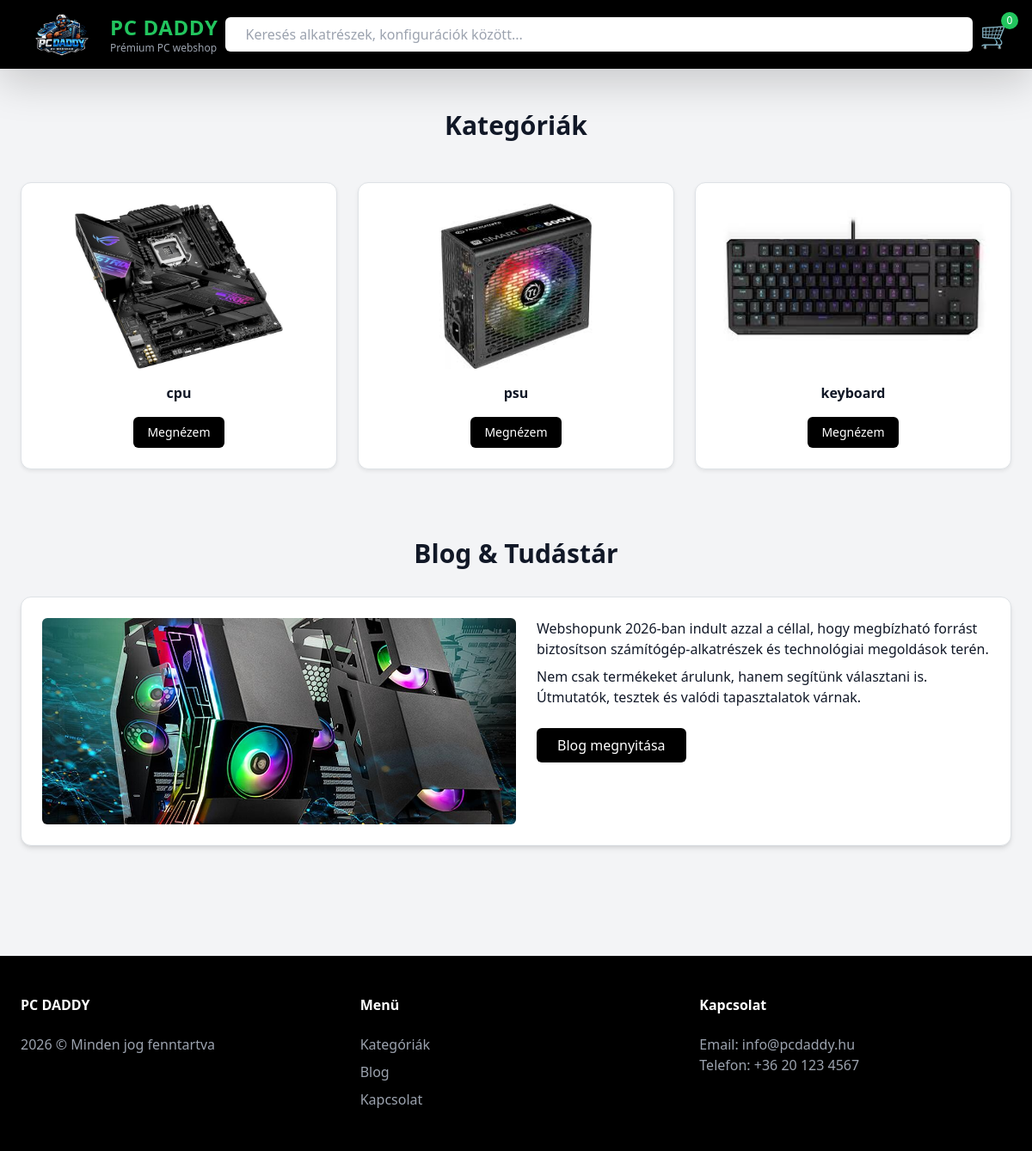
/, run on an earlier commit of the app's database.
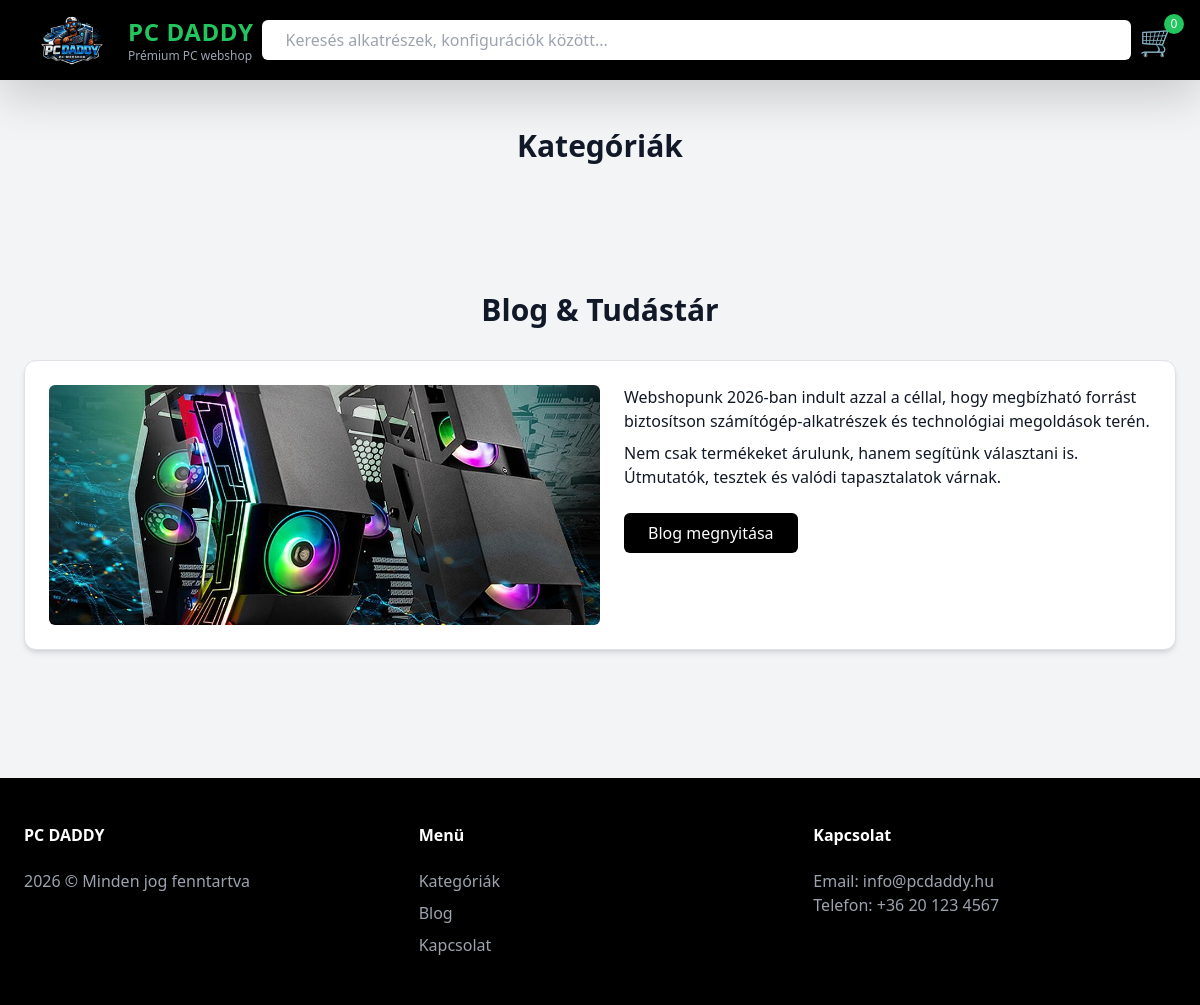
And on a later commit of the database.
### tables this page shows
CREATE TABLE categories (
    id INTEGER PRIMARY KEY AUTOINCREMENT,
    name TEXT NOT NULL UNIQUE,
    image TEXT
);

### app.py (the view)
@app.route("/")
def home():
    categories = get_all_categories()
    return render_template("home.html", categories=categories, items_amount = get_cart_product_count())

### models.py (called while the page is built)
def get_db():
    conn = sqlite3.connect(DB_NAME)
    conn.row_factory = sqlite3.Row
    return conn

def get_cart_product_count():
    from flask import session
    cart = session.get('cart', {})
    return sum(cart.values())

def get_all_categories():
    db = get_db()
    categories = db.execute("SELECT * FROM categories").fetchall()
    db.close()
    return categories

### templates/home.html (shortened to what this page needs)
<!DOCTYPE html>
<html lang="hu">
<head>
  <link href="https://cdn.jsdelivr.net/npm/bootstrap@5.3.8/dist/css/bootstrap.min.css" rel="stylesheet">
  <script src="https://cdn.tailwindcss.com"></script>
</head>
<body class="bg-gray-100 text-gray-900">
<header class="bg-black text-white sticky top-0 z-50 shadow-lg">
  <div class="max-w-7xl mx-auto px-4 sm:px-6">
    <div class="flex items-center justify-between h-16 sm:h-20">
      <div class="flex items-center gap-2 sm:gap-4">
        <a href="/"><img src="../static/images/logó.png" alt="PC DADDY logó" class="h-12 sm:h-16 w-auto"></a>
        <div class="leading-tight">
          <h1 class="text-lg sm:text-2xl font-extrabold text-green-500 tracking-wide">PC DADDY</h1>
          <p class="text-xs text-gray-400 hidden sm:block">Prémium PC webshop</p>
        </div>
      </div>
      <div class="flex-1 mx-2 sm:mx-6 hidden md:block">
        <input
          type="text"
          placeholder="Keresés alkatrészek, konfigurációk között..."
          class="w-full px-4 py-2 rounded-md text-black focus:outline-none focus:ring-2 focus:ring-green-500"
        />
      </div>
      <div class="flex items-center">
        <a href="/cart"><button class="text-2xl sm:text-3xl hover:text-green-500 transition relative" aria-label="Kosár">
          🛒
          <span class="absolute -top-2 -right-2 bg-green-500 text-white text-xs rounded-full w-5 h-5 flex items-center justify-center">{{ items_amount }}</span>
        </button></a>
      </div>
    </div>
  </div>
</header>
<main class="max-w-7xl mx-auto px-4 sm:px-6 py-8 sm:py-12">
  <h2 id="kategoria" class="text-2xl sm:text-3xl font-bold text-center mb-8 sm:mb-12">Kategóriák</h2>
<section class="grid grid-cols-1 sm:grid-cols-2 lg:grid-cols-3 xl:grid-cols-4 gap-4 sm:gap-6 lg:gap-8">
  {% for cat in categories %}
    <a href="/products?category={{ cat.name }}"
       class="block bg-white border rounded-xl shadow-sm hover:shadow-xl transition p-4 sm:p-5 text-center hover:ring-2 hover:ring-green-500">
        <img src="../static/uploads/{{ cat.image }}"
             class="h-32 sm:h-40 lg:h-48 mx-auto mb-3 sm:mb-4 object-contain"
             alt="{{ cat.name }}">
        <p class="font-semibold text-sm sm:text-base mb-2">{{ cat.name }}</p>
        <span class="inline-block mt-2 bg-black text-white px-3 sm:px-4 py-2 rounded hover:bg-green-500 transition text-sm">
          Megnézem
        </span>
    </a>
  {% endfor %}
</section>
  <section id="blog" class="mt-12 sm:mt-20">
    <h2 class="text-2xl sm:text-3xl font-bold mb-6 sm:mb-8 text-center">Blog & Tudástár</h2>
    <div class="bg-white border rounded-xl shadow-md p-4 sm:p-6 flex flex-col md:flex-row gap-4 sm:gap-6">
      <img src="../static/images/blog_pc.jpg" alt="Blog PC" class="w-full md:w-1/2 h-40 sm:h-48 lg:h-60 object-cover rounded">
      <div class="flex-1">
        <p class="text-sm sm:text-base">
          Webshopunk 2026-ban indult azzal a céllal, hogy megbízható forrást biztosítson számítógép-alkatrészek és technológiai megoldások terén.
        </p>
        <p class="mt-2 text-sm sm:text-base">
          Nem csak termékeket árulunk, hanem segítünk választani is. Útmutatók, tesztek és valódi tapasztalatok várnak.
        </p>
        <button class="mt-4 bg-black text-white px-4 py-2 rounded hover:bg-green-500 transition text-sm sm:text-base">Blog megnyitása</button>
      </div>
    </div>
  </section>
</main>
<footer id="kapcsolat" class="bg-black text-gray-400 mt-12 sm:mt-20">
  <div class="max-w-7xl mx-auto py-8 sm:py-12 px-4 sm:px-6 grid grid-cols-1 md:grid-cols-3 gap-6 sm:gap-8">
    <div>
      <h4 class="text-white font-bold mb-4">PC DADDY</h4>
      <p>2026 © Minden jog fenntartva</p>
    </div>
    <div>
      <h4 class="text-white font-bold mb-4">Menü</h4>
      <ul class="space-y-2">
        <li><a href="#kategoria" class="hover:text-green-500 transition">Kategóriák</a></li>
        <li><a href="#blog" class="hover:text-green-500 transition">Blog</a></li>
        <li><a href="#kapcsolat" class="hover:text-green-500 transition">Kapcsolat</a></li>
      </ul>
    </div>
    <div>
      <h4 class="text-white font-bold mb-4">Kapcsolat</h4>
      <p>Email: info@pcdaddy.hu</p>
      <p>Telefon: +36 20 123 4567</p>
    </div>
  </div>
</footer>
</body>
</html>

What changed in the data, as far as the page shows it:
removed categories: image (picture), name "cpu"
removed categories: image (picture), name "psu"
removed categories: image (picture), name "keyboard"
